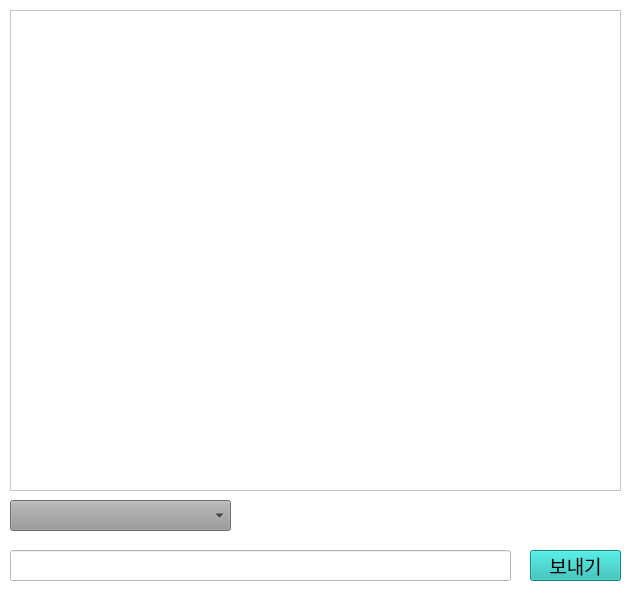
<?xml version="1.0" encoding="UTF-8"?>
<ui version="4.0">
 <class>Widget</class>
 <widget class="QWidget" name="Widget">
  <property name="geometry">
   <rect>
    <x>0</x>
    <y>0</y>
    <width>637</width>
    <height>600</height>
   </rect>
  </property>
  <property name="windowTitle">
   <string>Widget</string>
  </property>
  <property name="styleSheet">
   <string notr="true">background-color: rgb(255, 255, 255);</string>
  </property>
  <widget class="QLineEdit" name="tell_lineEdit">
   <property name="geometry">
    <rect>
     <x>10</x>
     <y>550</y>
     <width>501</width>
     <height>31</height>
    </rect>
   </property>
   <property name="font">
    <font>
     <family>나눔스퀘어</family>
     <pointsize>14</pointsize>
     <bold>false</bold>
    </font>
   </property>
  </widget>
  <widget class="QComboBox" name="receiver_sel_comboBox">
   <property name="geometry">
    <rect>
     <x>10</x>
     <y>500</y>
     <width>221</width>
     <height>31</height>
    </rect>
   </property>
   <property name="font">
    <font>
     <family>나눔스퀘어</family>
     <pointsize>14</pointsize>
     <bold>false</bold>
    </font>
   </property>
   <property name="styleSheet">
    <string notr="true">background-color: rgb(152, 152, 152);</string>
   </property>
  </widget>
  <widget class="QPushButton" name="send_pbtn">
   <property name="geometry">
    <rect>
     <x>530</x>
     <y>550</y>
     <width>91</width>
     <height>31</height>
    </rect>
   </property>
   <property name="font">
    <font>
     <family>나눔스퀘어</family>
     <pointsize>14</pointsize>
     <bold>false</bold>
    </font>
   </property>
   <property name="styleSheet">
    <string notr="true">background-color: rgb(30, 186, 180);</string>
   </property>
   <property name="text">
    <string>보내기</string>
   </property>
  </widget>
  <widget class="QTextEdit" name="comm_textEdit">
   <property name="geometry">
    <rect>
     <x>10</x>
     <y>10</y>
     <width>611</width>
     <height>481</height>
    </rect>
   </property>
   <property name="font">
    <font>
     <family>나눔스퀘어</family>
     <pointsize>14</pointsize>
     <bold>false</bold>
    </font>
   </property>
  </widget>
 </widget>
 <resources/>
 <connections/>
 <slots>
  <slot>sendcategoribtn_clicked()</slot>
 </slots>
</ui>
